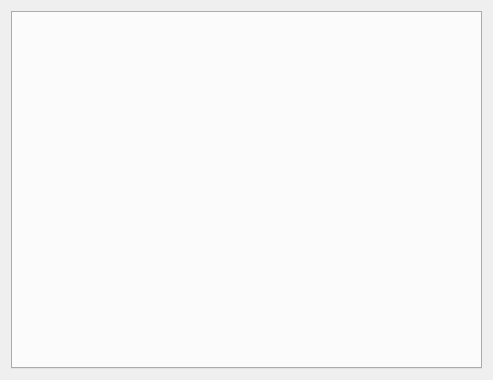
<?xml version="1.0" encoding="UTF-8"?>
<ui version="4.0">
 <class>Form</class>
 <widget class="QWidget" name="Form">
  <property name="geometry">
   <rect>
    <x>0</x>
    <y>0</y>
    <width>493</width>
    <height>380</height>
   </rect>
  </property>
  <property name="windowTitle">
   <string>Form</string>
  </property>
  <property name="styleSheet">
   <string notr="true"/>
  </property>
  <layout class="QGridLayout" name="gridLayout">
   <item row="0" column="0" colspan="2">
    <widget class="QTabWidget" name="tabWidget">
     <property name="currentIndex">
      <number>-1</number>
     </property>
    </widget>
   </item>
  </layout>
 </widget>
 <resources/>
 <connections/>
</ui>
